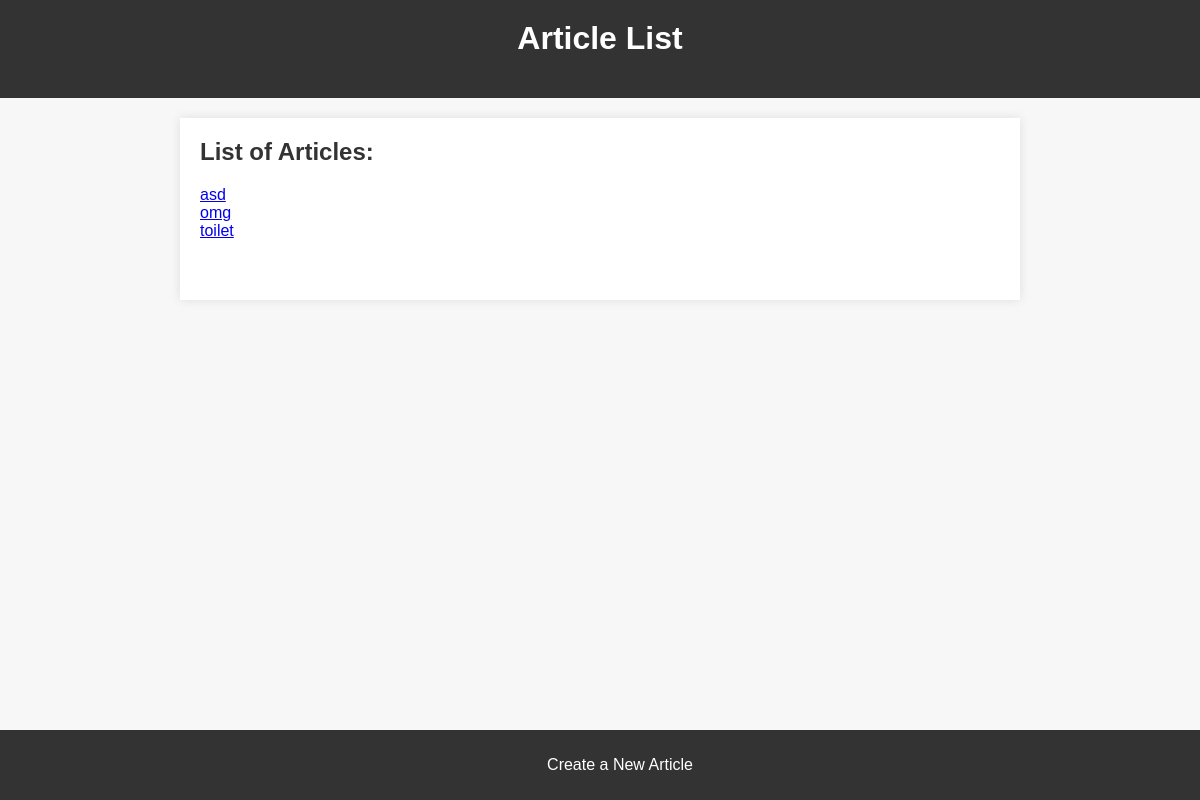
The page /wiki/articles/ on the database as committed earlier.
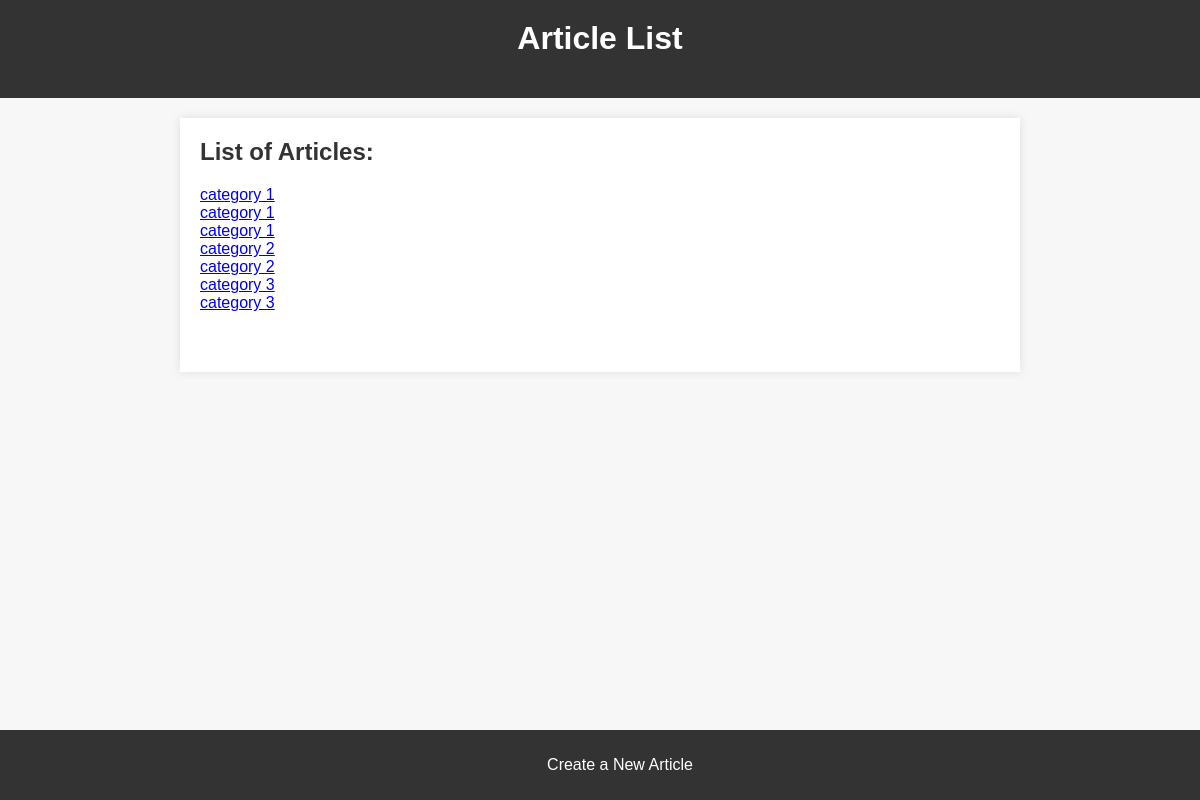
The same page on the database as committed later.
### wiki/models.py (models this page shows, shortened)
class Article(models.Model):
    title = models.CharField(max_length=255)
    author = models.ForeignKey(Profile, on_delete=models.SET_NULL, null = True, blank = True)
    category = models.ForeignKey(
        ArticleCategory,
        on_delete=models.SET_NULL,
        null=True,
    )
    entry = models.TextField()
    header_images = models.ImageField(upload_to='images/', null = True, blank = True)
    created_on = models.DateTimeField(auto_now_add=True)
    updated_on = models.DateTimeField(auto_now=True)
    class Meta:
        ordering = ['-created_on']

### wiki/views.py (the view)
# urls.py: path('articles/', ArticleListView.as_view(), name='articles_list'),
class ArticleListView(AuthorProfileMixin, ListView):
    model = ArticleCategory
    template_name = 'wiki/article_list.html'
    def get_context_data(self, **kwargs):
        context = super().get_context_data(**kwargs)
        author = self.author_profile()
        if author:
            articles_created = Article.objects.filter(author=author)
            context['articles_created'] = articles_created
        categories_with_articles = ArticleCategory.objects.prefetch_related(
            Prefetch('article_set',
            queryset=Article.objects.filter(author=author))
        )
        context['categories_with_articles'] = categories_with_articles
        return context

### wiki/views.py (called while the page is built)
    def author_profile(self):
        if self.request.user.is_authenticated:
            author, _ = Profile.objects.get_or_create(user=self.request.user)
            return author
        return None

### templates/wiki/article_list.html (shortened to what this page needs)
{% load static %}
<!DOCTYPE html>
<html lang="en">
<head>
</head>
<body>
    <header>
        <h1>Article List</h1>
    </header>
    <main>
        <section class="article-categories">
            <h2>List of Articles:</h2>
            <ul>
                {% for category in object_list %}
                    <ul>
                        {% for article in category.article_set.all %}
                            <li><a href="{% url 'wiki:article_detail' pk=article.pk %}">{{ article.title }}</a></li>
                        {% empty %}
                            <li>No articles found in this category.</li>
                        {% endfor %}
                    </ul>
                {% empty %}
                    <li>No categories found.</li>
                {% endfor %}
            </ul>
        </section>
    </main>
    <footer>
        <p><a href="{% url 'wiki:article_create' %}" class="footer-link">Create a New Article</a></p>
    </footer>
</body>
</html>

Rows that differ between the two databases and show on the page:
changed Article (number 1 of 7 on the later page): title "asd" → "category 1"
changed Article (number 2 of 7 on the later page): title "omg" → "category 1"
changed Article (number 3 of 7 on the later page): title "toilet" → "category 1"
added Article: title "category 2"
added Article: title "category 2"
added Article: title "category 3"
added Article: title "category 3"
